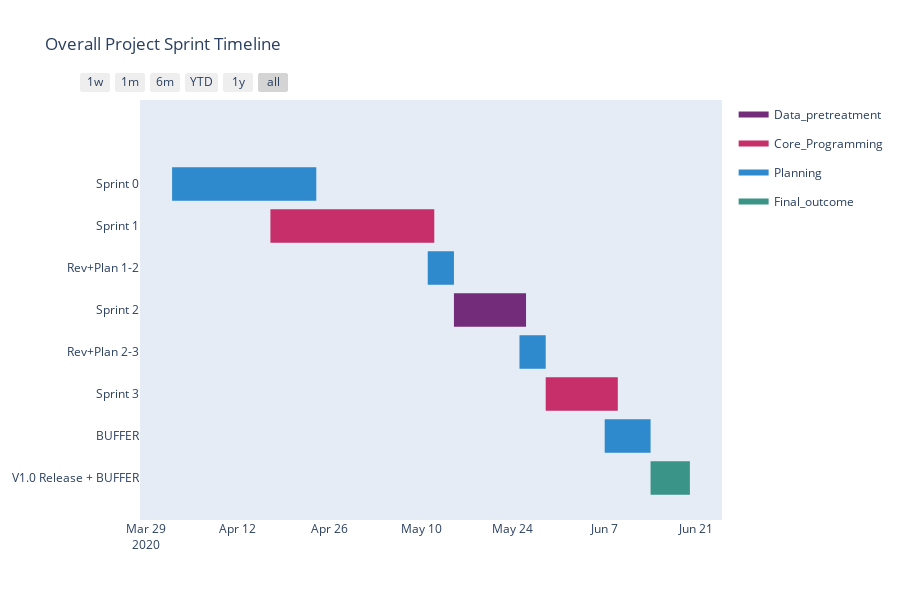
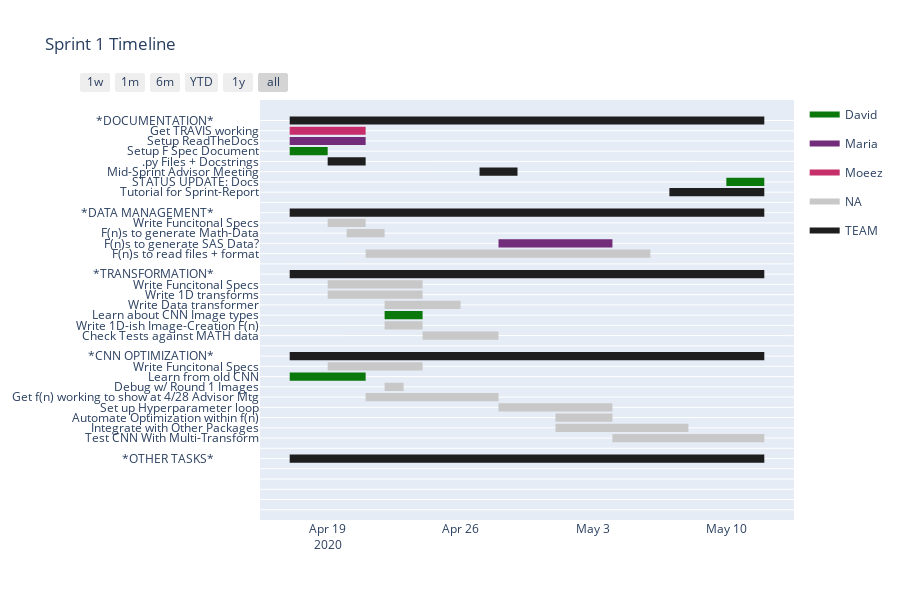

The cell these charts' notebook holds for them, in order:
### Code cell
# Once you've run the WHOLE Jupyter Notebook, run this again here, to plot the Sprint plans at the top!
try:
    time_fig.show()
    sprint1_fig.show()
    sprint2_fig.show()
    sprint3_fig.show()
except NameError:
    pass

### Figure 1 — Plotly figure (JSON) as saved in the notebook; plotly's stock layout.template omitted (floating-point values rounded to 4 significant figures)
{"data": [{"fill": "toself", "fillcolor": "rgb(114, 44, 121)", "hoverinfo": "name", "legendgroup": "rgb(114, 44, 121)", "mode": "none", "name": "Data_pretreatment", "type": "scatter", "x": ["2020-05-15", "2020-05-26", "2020-05-26", "2020-05-15"], "y": [3.6, 3.6, 4.4, 4.4]}, {"fill": "toself", "fillcolor": "rgb(198, 47, 105)", "hoverinfo": "name", "legendgroup": "rgb(198, 47, 105)", "mode": "none", "name": "Core_Programming", "type": "scatter", "x": ["2020-05-29", "2020-06-09", "2020-06-09", "2020-05-29", "2020-05-29", "2020-04-17", "2020-05-12", "2020-05-12", "2020-04-17"], "y": [1.6, 1.6, 2.4, 2.4, null, 5.6, 5.6, 6.4, 6.4]}, {"fill": "toself", "fillcolor": "rgb(46, 137, 205)", "hoverinfo": "name", "legendgroup": "rgb(46, 137, 205)", "mode": "none", "name": "Planning", "type": "scatter", "x": ["2020-06-07", "2020-06-14", "2020-06-14", "2020-06-07", "2020-06-07", "2020-05-25", "2020-05-29", "2020-05-29", "2020-05-25", "2020-05-25", "2020-05-11", "2020-05-15", "2020-05-15", "2020-05-11", "2020-05-11", "2020-04-02", "2020-04-24", "2020-04-24", "2020-04-02"], "y": [0.6, 0.6, 1.4, 1.4, null, 2.6, 2.6, 3.4, 3.4, null, 4.6, 4.6, 5.4, 5.4, null, 6.6, 6.6, 7.4, 7.4]}, {"fill": "toself", "fillcolor": "rgb(58, 149, 136)", "hoverinfo": "name", "legendgroup": "rgb(58, 149, 136)", "mode": "none", "name": "Final_outcome", "type": "scatter", "x": ["2020-06-14", "2020-06-20", "2020-06-20", "2020-06-14"], "y": [-0.4, -0.4, 0.4, 0.4]}, {"legendgroup": "rgb(114, 44, 121)", "marker": {"color": "rgb(114, 44, 121)", "opacity": 0, "size": 1}, "mode": "markers", "name": "", "showlegend": false, "text": [null, null], "type": "scatter", "x": ["2020-05-15", "2020-05-26"], "y": [4, 4]}, {"legendgroup": "rgb(198, 47, 105)", "marker": {"color": "rgb(198, 47, 105)", "opacity": 0, "size": 1}, "mode": "markers", "name": "", "showlegend": false, "text": [null, null, null, null], "type": "scatter", "x": ["2020-05-29", "2020-06-09", "2020-04-17", "2020-05-12"], "y": [2, 2, 6, 6]}, {"legendgroup": "rgb(46, 137, 205)", "marker": {"color": "rgb(46, 137, 205)", "opacity": 0, "size": 1}, "mode": "markers", "name": "", "showlegend": false, "text": [null, null, null, null, null, null, null, null], "type": "scatter", "x": ["2020-06-07", "2020-06-14", "2020-05-25", "2020-05-29", "2020-05-11", "2020-05-15", "2020-04-02", "2020-04-24"], "y": [1, 1, 3, 3, 5, 5, 7, 7]}, {"legendgroup": "rgb(58, 149, 136)", "marker": {"color": "rgb(58, 149, 136)", "opacity": 0, "size": 1}, "mode": "markers", "name": "", "showlegend": false, "text": [null, null], "type": "scatter", "x": ["2020-06-14", "2020-06-20"], "y": [0, 0]}], "layout": {"height": 600, "hovermode": "closest", "showlegend": true, "title": {"text": "Overall Project Sprint Timeline"}, "xaxis": {"rangeselector": {"buttons": [{"count": 7, "label": "1w", "step": "day", "stepmode": "backward"}, {"count": 1, "label": "1m", "step": "month", "stepmode": "backward"}, {"count": 6, "label": "6m", "step": "month", "stepmode": "backward"}, {"count": 1, "label": "YTD", "step": "year", "stepmode": "todate"}, {"count": 1, "label": "1y", "step": "year", "stepmode": "backward"}, {"step": "all"}]}, "showgrid": false, "type": "date", "zeroline": false}, "yaxis": {"autorange": false, "range": [-1, 9], "showgrid": false, "ticktext": ["V1.0 Release + BUFFER", "BUFFER", "Sprint 3", "Rev+Plan 2-3", "Sprint 2", "Rev+Plan 1-2", "Sprint 1", "Sprint 0"], "tickvals": [0, 1, 2, 3, 4, 5, 6, 7], "zeroline": false}}}

### Figure 2 — Plotly figure (JSON) as saved in the notebook; plotly's stock layout.template omitted (floating-point values rounded to 4 significant figures)
{"data": [{"fill": "toself", "fillcolor": "rgb(10, 120, 10)", "hoverinfo": "name", "legendgroup": "rgb(10, 120, 10)", "mode": "none", "name": "David", "type": "scatter", "x": ["2020-04-17", "2020-04-21", "2020-04-21", "2020-04-17", "2020-04-17", "2020-04-22", "2020-04-24", "2020-04-24", "2020-04-22", "2020-04-22", "2020-05-10", "2020-05-12", "2020-05-12", "2020-05-10", "2020-05-10", "2020-04-17", "2020-04-19", "2020-04-19", "2020-04-17"], "y": [12.6, 12.6, 13.4, 13.4, null, 18.6, 18.6, 19.4, 19.4, null, 31.6, 31.6, 32.4, 32.4, null, 34.6, 34.6, 35.4, 35.4]}, {"fill": "toself", "fillcolor": "rgb(114, 44, 121)", "hoverinfo": "name", "legendgroup": "rgb(114, 44, 121)", "mode": "none", "name": "Maria", "type": "scatter", "x": ["2020-04-28", "2020-05-04", "2020-05-04", "2020-04-28", "2020-04-28", "2020-04-17", "2020-04-21", "2020-04-21", "2020-04-17"], "y": [25.6, 25.6, 26.4, 26.4, null, 35.6, 35.6, 36.4, 36.4]}, {"fill": "toself", "fillcolor": "rgb(198, 47, 105)", "hoverinfo": "name", "legendgroup": "rgb(198, 47, 105)", "mode": "none", "name": "Moeez", "type": "scatter", "x": ["2020-04-17", "2020-04-21", "2020-04-21", "2020-04-17"], "y": [36.6, 36.6, 37.4, 37.4]}, {"fill": "toself", "fillcolor": "rgb(200, 200, 200)", "hoverinfo": "name", "legendgroup": "rgb(200, 200, 200)", "mode": "none", "name": "NA", "type": "scatter", "x": ["2020-05-12", "2020-05-12", "2020-05-12", "2020-05-12", "2020-05-12", "2020-0 -  ", "2020-0 -  ", "2020-0 -  ", "2020-0 -  ", "2020-0 -  ", "2020-0 -  ", "2020-0 -  ", "2020-0 -  ", "2020-0 -  ", "2020-0 -  ", "2020-0 -  ", "2020-0 -  ", "2020-0 -  ", "2020-0 -  ", "2020-0 -  ", "2020-0 -  ", "2020-0 -  ", "2020-0 -  ", "2020-0 -  ", "2020-0 -  ", "2020-05-12", "2020-05-12", "2020-05-12", "2020-05-12", "2020-05-12", "2020-05-04", "2020-05-12", "2020-05-12", "2020-05-04", "2020-05-04", "2020-05-01", "2020-05-08", "2020-05-08", "2020-05-01", "2020-05-01", "2020-05-01", "2020-05-04", "2020-05-04", "2020-05-01", "2020-05-01", "2020-04-28", "2020-05-04", "2020-05-04", "2020-04-28", "2020-04-28", "2020-04-21", "2020-04-28", "2020-04-28", "2020-04-21", "2020-04-21", "2020-04-22", "2020-04-23", "2020-04-23", "2020-04-22", "2020-04-22", "2020-04-19", "2020-04-24", "2020-04-24", "2020-04-19", "2020-04-19", "2020-05-12", "2020-05-12", "2020-05-12", "2020-05-12", "2020-05-12", "2020-04-24", "2020-04-28", "2020-04-28", "2020-04-24", "2020-04-24", "2020-04-22", "2020-04-24", "2020-04-24", "2020-04-22", "2020-04-22", "2020-04-22", "2020-04-26", "2020-04-26", "2020-04-22", "2020-04-22", "2020-04-19", "2020-04-24", "2020-04-24", "2020-04-19", "2020-04-19", "2020-04-19", "2020-04-24", "2020-04-24", "2020-04-19", "2020-04-19", "2020-05-12", "2020-05-12", "2020-05-12", "2020-05-12", "2020-05-12", "2020-04-21", "2020-05-06", "2020-05-06", "2020-04-21", "2020-04-21", "2020-04-20", "2020-04-22", "2020-04-22", "2020-04-20", "2020-04-20", "2020-04-19", "2020-04-21", "2020-04-21", "2020-04-19", "2020-04-19", "2020-05-12", "2020-05-12", "2020-05-12", "2020-05-12"], "y": [-0.4, -0.4, 0.4, 0.4, null, 0.6, 0.6, 1.4, 1.4, null, 1.6, 1.6, 2.4, 2.4, null, 2.6, 2.6, 3.4, 3.4, null, 3.6, 3.6, 4.4, 4.4, null, 5.6, 5.6, 6.4, 6.4, null, 6.6, 6.6, 7.4, 7.4, null, 7.6, 7.6, 8.4, 8.4, null, 8.6, 8.6, 9.4, 9.4, null, 9.6, 9.6, 10.4, 10.4, null, 10.6, 10.6, 11.4, 11.4, null, 11.6, 11.6, 12.4, 12.4, null, 13.6, 13.6, 14.4, 14.4, null, 15.6, 15.6, 16.4, 16.4, null, 16.6, 16.6, 17.4, 17.4, null, 17.6, 17.6, 18.4, 18.4, null, 19.6, 19.6, 20.4, 20.4, null, 20.6, 20.6, 21.4, 21.4, null, 21.6, 21.6, 22.4, 22.4, null, 23.6, 23.6, 24.4, 24.4, null, 24.6, 24.6, 25.4, 25.4, null, 26.6, 26.6, 27.4, 27.4, null, 27.6, 27.6, 28.4, 28.4, null, 29.6, 29.6, 30.4, 30.4]}, {"fill": "toself", "fillcolor": "rgb(30, 30, 30)", "hoverinfo": "name", "legendgroup": "rgb(30, 30, 30)", "mode": "none", "name": "TEAM", "type": "scatter", "x": ["2020-04-17", "2020-05-12", "2020-05-12", "2020-04-17", "2020-04-17", "2020-04-17", "2020-05-12", "2020-05-12", "2020-04-17", "2020-04-17", "2020-04-17", "2020-05-12", "2020-05-12", "2020-04-17", "2020-04-17", "2020-04-17", "2020-05-12", "2020-05-12", "2020-04-17", "2020-04-17", "2020-05-07", "2020-05-12", "2020-05-12", "2020-05-07", "2020-05-07", "2020-04-27", "2020-04-29", "2020-04-29", "2020-04-27", "2020-04-27", "2020-04-19", "2020-04-21", "2020-04-21", "2020-04-19", "2020-04-19", "2020-04-17", "2020-05-12", "2020-05-12", "2020-04-17"], "y": [4.6, 4.6, 5.4, 5.4, null, 14.6, 14.6, 15.4, 15.4, null, 22.6, 22.6, 23.4, 23.4, null, 28.6, 28.6, 29.4, 29.4, null, 30.6, 30.6, 31.4, 31.4, null, 32.6, 32.6, 33.4, 33.4, null, 33.6, 33.6, 34.4, 34.4, null, 37.6, 37.6, 38.4, 38.4]}, {"legendgroup": "rgb(10, 120, 10)", "marker": {"color": "rgb(10, 120, 10)", "opacity": 0, "size": 1}, "mode": "markers", "name": "", "showlegend": false, "text": [null, null, null, null, null, null, null, null], "type": "scatter", "x": ["2020-04-17", "2020-04-21", "2020-04-22", "2020-04-24", "2020-05-10", "2020-05-12", "2020-04-17", "2020-04-19"], "y": [13, 13, 19, 19, 32, 32, 35, 35]}, {"legendgroup": "rgb(114, 44, 121)", "marker": {"color": "rgb(114, 44, 121)", "opacity": 0, "size": 1}, "mode": "markers", "name": "", "showlegend": false, "text": [null, null, null, null], "type": "scatter", "x": ["2020-04-28", "2020-05-04", "2020-04-17", "2020-04-21"], "y": [26, 26, 36, 36]}, {"legendgroup": "rgb(198, 47, 105)", "marker": {"color": "rgb(198, 47, 105)", "opacity": 0, "size": 1}, "mode": "markers", "name": "", "showlegend": false, "text": [null, null], "type": "scatter", "x": ["2020-04-17", "2020-04-21"], "y": [37, 37]}, {"legendgroup": "rgb(200, 200, 200)", "marker": {"color": "rgb(200, 200, 200)", "opacity": 0, "size": 1}, "mode": "markers", "name": "", "showlegend": false, "text": [null, null, null, null, null, null, null, null, null, null, null, null, null, null, null, null, null, null, null, null, null, null, null, null, null, null, null, null, null, null, null, null, null, null, null, null, null, null, null, null, null, null, null, null, null, null, null, null], "type": "scatter", "x": ["2020-05-12", "2020-05-12", "2020-0 -  ", "2020-0 -  ", "2020-0 -  ", "2020-0 -  ", "2020-0 -  ", "2020-0 -  ", "2020-0 -  ", "2020-0 -  ", "2020-05-12", "2020-05-12", "2020-05-04", "2020-05-12", "2020-05-01", "2020-05-08", "2020-05-01", "2020-05-04", "2020-04-28", "2020-05-04", "2020-04-21", "2020-04-28", "2020-04-22", "2020-04-23", "2020-04-19", "2020-04-24", "2020-05-12", "2020-05-12", "2020-04-24", "2020-04-28", "2020-04-22", "2020-04-24", "2020-04-22", "2020-04-26", "2020-04-19", "2020-04-24", "2020-04-19", "2020-04-24", "2020-05-12", "2020-05-12", "2020-04-21", "2020-05-06", "2020-04-20", "2020-04-22", "2020-04-19", "2020-04-21", "2020-05-12", "2020-05-12"], "y": [0, 0, 1, 1, 2, 2, 3, 3, 4, 4, 6, 6, 7, 7, 8, 8, 9, 9, 10, 10, 11, 11, 12, 12, 14, 14, 16, 16, 17, 17, 18, 18, 20, 20, 21, 21, 22, 22, 24, 24, 25, 25, 27, 27, 28, 28, 30, 30]}, {"legendgroup": "rgb(30, 30, 30)", "marker": {"color": "rgb(30, 30, 30)", "opacity": 0, "size": 1}, "mode": "markers", "name": "", "showlegend": false, "text": [null, null, null, null, null, null, null, null, null, null, null, null, null, null, null, null], "type": "scatter", "x": ["2020-04-17", "2020-05-12", "2020-04-17", "2020-05-12", "2020-04-17", "2020-05-12", "2020-04-17", "2020-05-12", "2020-05-07", "2020-05-12", "2020-04-27", "2020-04-29", "2020-04-19", "2020-04-21", "2020-04-17", "2020-05-12"], "y": [5, 5, 15, 15, 23, 23, 29, 29, 31, 31, 33, 33, 34, 34, 38, 38]}], "layout": {"height": 600, "hovermode": "closest", "showlegend": true, "title": {"text": "Sprint 1 Timeline"}, "xaxis": {"rangeselector": {"buttons": [{"count": 7, "label": "1w", "step": "day", "stepmode": "backward"}, {"count": 1, "label": "1m", "step": "month", "stepmode": "backward"}, {"count": 6, "label": "6m", "step": "month", "stepmode": "backward"}, {"count": 1, "label": "YTD", "step": "year", "stepmode": "todate"}, {"count": 1, "label": "1y", "step": "year", "stepmode": "backward"}, {"step": "all"}]}, "showgrid": false, "type": "date", "zeroline": false}, "yaxis": {"autorange": false, "range": [-1, 40], "showgrid": true, "ticktext": [" ", " ", " ", " ", " ", "*OTHER TASKS*               ", " ", "Test CNN With Multi-Transform", "Integrate with Other Packages", "Automate Optimization within f(n)", "Set up Hyperparameter loop", "Get f(n) working to show at 4/28 Advisor Mtg", "Debug w/ Round 1 Images", "Learn from old CNN", "Write Funcitonal Specs", "*CNN OPTIMIZATION*               ", " ", "Check Tests against MATH data", "Write 1D-ish Image-Creation F(n)", "Learn about CNN Image types", "Write Data transformer", "Write 1D transforms", "Write Funcitonal Specs", "*TRANSFORMATION*               ", " ", "F(n)s to read files + format", "F(n)s to generate SAS Data?", "F(n)s to generate Math-Data", "Write Funcitonal Specs", "*DATA MANAGEMENT*               ", " ", "Tutorial for Sprint-Report", "STATUS UPDATE: Docs", "Mid-Sprint Advisor Meeting", ".py Files + Docstrings", "Setup F Spec Document", "Setup ReadTheDocs", "Get TRAVIS working", "*DOCUMENTATION*               "], "tickvals": [0, 1, 2, 3, 4, 5, 6, 7, 8, 9, 10, 11, 12, 13, 14, 15, 16, 17, 18, 19, 20, 21, 22, 23, 24, 25, 26, 27, 28, 29, 30, 31, 32, 33, 34, 35, 36, 37, 38], "zeroline": false}}}
